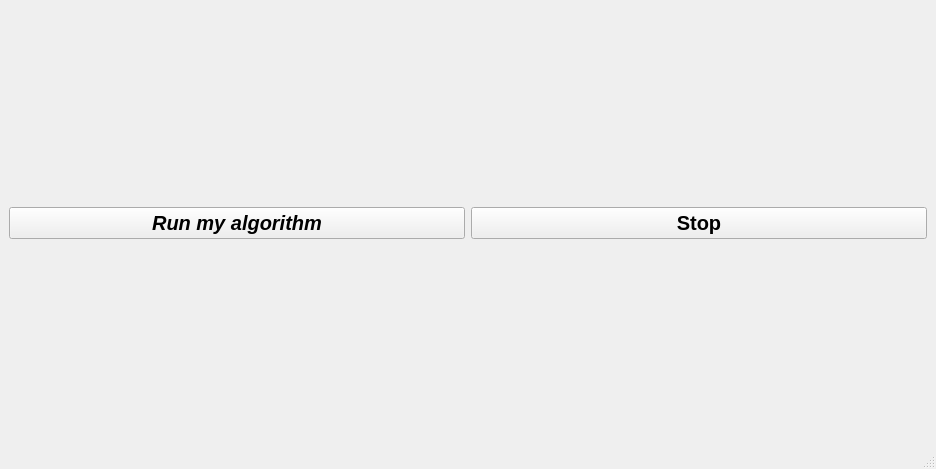
<?xml version="1.0" encoding="UTF-8"?>
<ui version="4.0">
 <class>MainWindow</class>
 <widget class="QMainWindow" name="MainWindow">
  <property name="geometry">
   <rect>
    <x>0</x>
    <y>0</y>
    <width>936</width>
    <height>469</height>
   </rect>
  </property>
  <property name="windowTitle">
   <string>MainWindow</string>
  </property>
  <widget class="QWidget" name="centralwidget">
   <property name="layoutDirection">
    <enum>Qt::RightToLeft</enum>
   </property>
   <layout class="QHBoxLayout" name="horizontalLayout_3">
    <item>
     <layout class="QVBoxLayout" name="verticalLayout_2">
      <item>
       <layout class="QHBoxLayout" name="horizontalLayout_2">
        <item>
         <layout class="QVBoxLayout" name="tlLayout">
          <property name="leftMargin">
           <number>0</number>
          </property>
          <property name="rightMargin">
           <number>1</number>
          </property>
         </layout>
        </item>
        <item>
         <layout class="QVBoxLayout" name="mapLayout">
          <property name="leftMargin">
           <number>1</number>
          </property>
          <property name="rightMargin">
           <number>0</number>
          </property>
         </layout>
        </item>
       </layout>
      </item>
      <item>
       <widget class="QPushButton" name="stopButton">
        <property name="font">
         <font>
          <pointsize>15</pointsize>
          <weight>75</weight>
          <bold>true</bold>
         </font>
        </property>
        <property name="text">
         <string>Stop</string>
        </property>
        <property name="icon">
         <iconset resource="../../introrob_py/resources/resources.qrc">
          <normaloff>:/images/stop.png</normaloff>:/images/stop.png</iconset>
        </property>
       </widget>
      </item>
     </layout>
    </item>
    <item>
     <layout class="QVBoxLayout" name="verticalLayout">
      <property name="sizeConstraint">
       <enum>QLayout::SetDefaultConstraint</enum>
      </property>
      <item>
        <layout class="QVBoxLayout" name="map2Layout">
          <property name="leftMargin">
           <number>1</number>
          </property>
          <property name="rightMargin">
           <number>0</number>
          </property>
         </layout>
      </item>
      <item>
       <layout class="QHBoxLayout" name="horizontalLayout">
        <property name="spacing">
         <number>2</number>
        </property>
        <property name="sizeConstraint">
         <enum>QLayout::SetMinimumSize</enum>
        </property>
        <item>
         <widget class="QPushButton" name="pushButton">
          <property name="sizePolicy">
           <sizepolicy hsizetype="Minimum" vsizetype="Maximum">
            <horstretch>0</horstretch>
            <verstretch>0</verstretch>
           </sizepolicy>
          </property>
          <property name="font">
           <font>
            <pointsize>15</pointsize>
            <weight>75</weight>
            <italic>true</italic>
            <bold>true</bold>
           </font>
          </property>
          <property name="text">
           <string>Run my algorithm</string>
          </property>
         </widget>
        </item>
       </layout>
      </item>
     </layout>
    </item>
   </layout>
  </widget>
  <widget class="QMenuBar" name="menubar">
   <property name="geometry">
    <rect>
     <x>0</x>
     <y>0</y>
     <width>936</width>
     <height>25</height>
    </rect>
   </property>
  </widget>
  <widget class="QStatusBar" name="statusbar"/>
 </widget>
 <resources>
  <include location="../../introrob_py/resources/resources.qrc"/>
 </resources>
 <connections/>
</ui>
